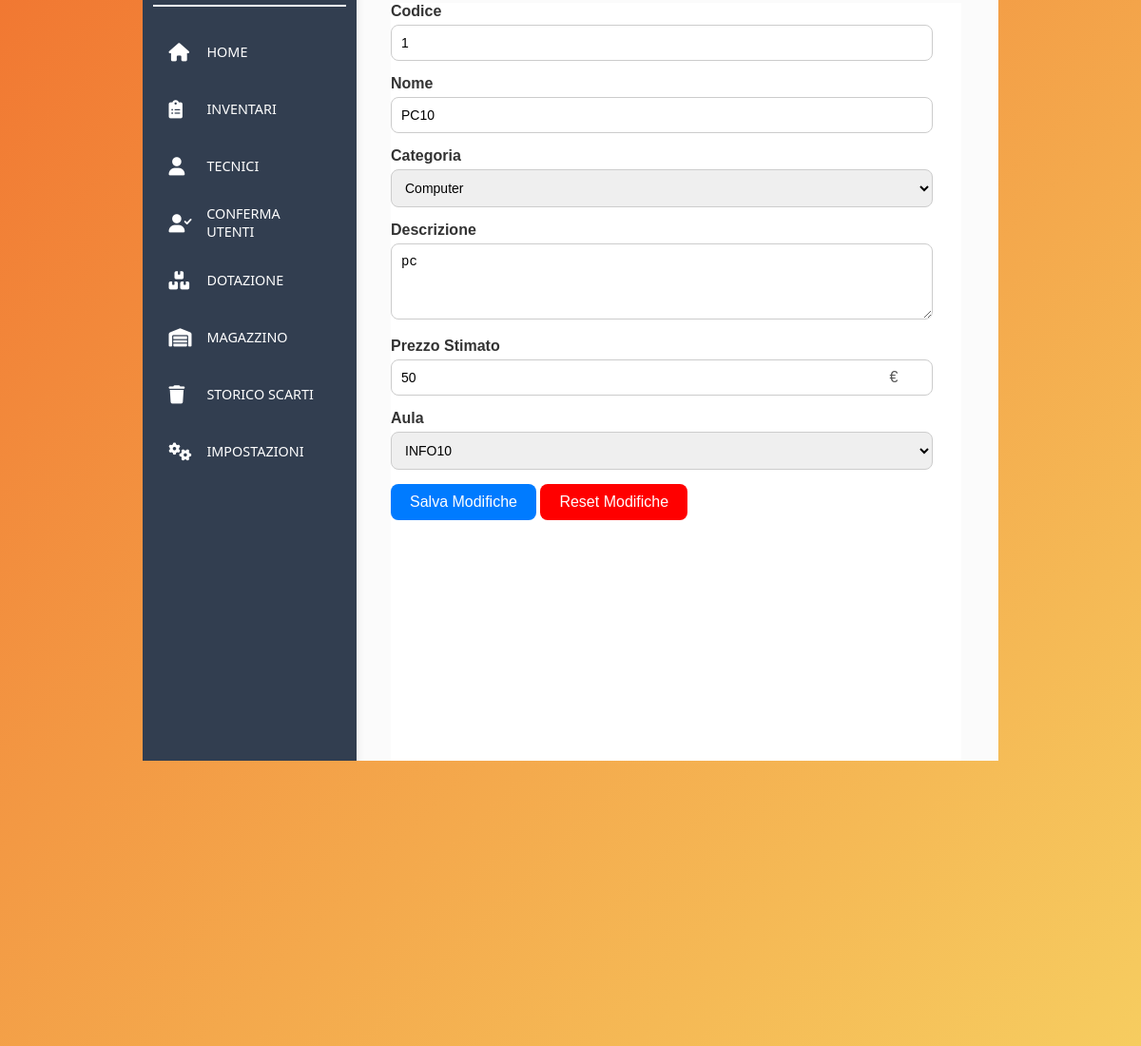
/admin_page/lista_dotazione/modifica_dotazione/modifica_dotazione.php?codice=1 (signed in), run on the app's committed database.
### tables this page shows
CREATE TABLE `dotazione` (
  `codice` varchar(50) NOT NULL,
  `nome` varchar(100) DEFAULT NULL,
  `categoria` varchar(50) DEFAULT NULL,
  `descrizione` text DEFAULT NULL,
  `stato` varchar(20) DEFAULT NULL,
  `prezzo_stimato` float(10,2) DEFAULT NULL,
  `ID_aula` varchar(20) DEFAULT NULL
);

### admin_page/lista_dotazione/modifica_dotazione/modifica_dotazione.php (the view, shortened to what this page needs)
<?php
$host = 'localhost';
$db = 'inventariosdarzo';
$user = 'root';
$pass = '';
$username = $_SESSION['username'] ?? null;
$role = $_SESSION['role'] ?? null;
$codice = $_GET['codice'] ?? null;
if (!is_null($username) && $role === "admin") {
    try {
        $conn = new PDO("mysql:host=$host;dbname=$db", $user, $pass);
        $conn->setAttribute(PDO::ATTR_ERRMODE, PDO::ERRMODE_EXCEPTION);
    } catch (PDOException $e) {
        die("Connessione fallita: " . $e->getMessage());
    }
    if ($codice !== null) {
        $stmt = $conn->prepare("SELECT * FROM dotazione WHERE codice = :codice");
        $stmt->bindParam(':codice', $codice, PDO::PARAM_STR);
        $stmt->execute();
        $dotazione = $stmt->fetch(PDO::FETCH_ASSOC);
        $stmt = $conn->prepare("SELECT ID_categoria FROM categoria");
        $stmt->execute();
        $elencoCategorie = $stmt->fetchAll(PDO::FETCH_COLUMN);
        $stmt = $conn->prepare("SELECT ID_aula FROM aula");
        $stmt->execute();
        $elencoAule = $stmt->fetchAll(PDO::FETCH_COLUMN);
    } else {
        die("Codice non fornito.");
    }
} else {
    header("Location: ../../logout/logout.php");
    exit;
}
?>
<!DOCTYPE html>
<html lang="en">
    <head>
        <link rel="stylesheet" href="..\..\..\assets\css\background.css">
        <link rel="stylesheet" href="..\..\..\assets\css\shared_style_user_admin.css">
        <link rel="stylesheet" href="..\..\..\assets\css\shared_admin_subpages.css">
        <link rel="stylesheet" href="modifica_dotazione.css">
        <link rel="stylesheet" href="https://cdnjs.cloudflare.com/ajax/libs/font-awesome/6.0.0-beta3/css/all.min.css">
    </head>
    <body>
        <div class="container">
            <div class="sidebar">
                <div class="image"><img src="..\..\..\assets\images\logo_darzo.png" width="120px"></div>
                <div class="section-container">
                    <br>
                    <a href="..\..\admin_page.php"><div class="section"><span class="section-text"><i class="fas fa-home"></i> HOME</span></div></a>
                    <a href="boh.php"><div class="section"><span class="section-text"><i class="fas fa-clipboard-list"></i> INVENTARI</span></div></a>
                    <a href="..\user_accept.php"><div class="section"><span class="section-text"><i class="fas fa-user"></i> TECNICI</span></div></a>
                    <a href="..\..\user_accept\user_accept.php"><div class="section"><span class="section-text"><i class="fas fa-user-check"></i>CONFERMA UTENTI</span></div></a>
                    <a href="..\lista_dotazione.php"><div class="section"><span class="section-text"><i class="fas fa-boxes-stacked"></i>DOTAZIONE</span></div></a>
                    <a href="bop.php"><div class="section"><span class="section-text"><i class="fas fa-warehouse"></i>MAGAZZINO</span></div></a>
                    <a href="bop.php"><div class="section"><span class="section-text"><i class="fas fa-trash"></i>STORICO SCARTI</span></div></a>
                    <a href="bop.php"><div class="section"><span class="section-text"><i class="fas fa-cogs"></i>IMPOSTAZIONI</span></div></a>
                </div>
            </div>
            <div class="content">
                <div class="form-container">
                    <form action="" method="post">
                        <div class="form-group">
                            <label for="codice">Codice</label>
                            <input type="text" name="codice" readonly value="<?php echo $dotazione['codice']?>">
                        </div>
                        <div class="form-group">
                            <label for="nome">Nome</label>
                            <input type="text" name="nome" value="<?php echo $dotazione['nome'] ?>">
                        </div>
                        <div class="form-group">
                            <label for="categoria">Categoria</label>
                            <select name="categoria">
                                <?php foreach ($elencoCategorie as $categoria): ?>
                                    <option value="<?php echo $categoria ?>" <?php if ($dotazione['categoria'] == $categoria) echo 'selected' ?>>
                                        <?php echo $categoria ?>
                                    </option>
                                <?php endforeach; ?>
                            </select>
                        </div>
                        <div class="form-group">
                            <label for="descrizione">Descrizione</label>
                            <textarea name="descrizione"><?php echo $dotazione['descrizione'] ?></textarea>
                        </div>
                        <div class="form-group">
                            <label for="prezzo">Prezzo Stimato</label>
                            <div class="input-with-euro">
                                <input type="number" name="prezzo" step="0.1" min="0" value="<?php echo floatval($dotazione['prezzo_stimato']) ?>">
                            </div>
                        </div>
                        <div class="form-group">
                            <label for="ID_aula">Aula</label>
                            <select name="aula">
                                <?php foreach ($elencoAule as $aula): ?>
                                    <option value="<?php echo $aula ?>" <?php if ($dotazione['ID_aula'] == $aula) echo 'selected' ?>>
                                        <?php echo $aula ?>
                                    </option>
                                <?php endforeach; ?>
                            </select>
                        </div>
                        <div class="form-group">
                            <input class="save" type="submit" name="salva" value="Salva Modifiche">
                            <input class="reset" type="submit" name="reset" value="Reset Modifiche">
                        </div>
                    </form>
                </div>
            </div>
        </div>
    </body>
</html>

### assets/css/background.css (style rules this page uses)
body { font-family: Arial, sans-serif; background: linear-gradient(-45deg, #f17832, #fec11a, #f7da67, #f17832); background-size: 400% 400%; animation: gradientMove 10s ease infinite; }

### assets/css/shared_style_user_admin.css (style rules this page uses)
html, body { height: 100%; margin: 0; padding: 0; overflow: hidden; display: flex; justify-content: center; align-items: center; font-family: Arial, Helvetica, sans-serif; }
.container { background-color: #fbfbfb; width: 75vw; height: 90vh; display: flex; border-radius: 20px; box-shadow: 0 0 10px rgba(0, 0, 0, 0.1); }
.sidebar { background-color: #323e50; width: 25%; min-width: 130px; height: 90vh; border-bottom-left-radius: 20px; border-top-left-radius: 20px; box-shadow: 0 0 10px rgba(0, 0, 0, 0.1); }
.image { position: relative; top: 2%; left: 5%; }
img { min-width: 30%; max-width: 60%; }
.section-container { border-top: 2px solid white; margin-top: 15px; width: 90%; height: 100%; position: relative; left: 5%; right: 5%; font-family: 'Segoe UI', Tahoma, Geneva, Verdana, sans-serif; display: block; color: #333; }
.section { position: relative; width: 100%; height: 50px; margin-bottom: 10px; }
a { text-decoration: none; }
.section-text { width: 100%; height: 100%; font-weight: 500; color: #ffffff; font-size: 0.9rem; display: flex; align-items: center; justify-content: start; padding: 0 8%; }
.content { flex-grow: 1; background-color: #fbfbfb; border-top-right-radius: 20px; border-bottom-right-radius: 20px; overflow-y: auto; margin-left: 4%; }
.section-text i { width: 30px; font-size: 1.2rem; margin-right: 10px; }

### pages/lista_dotazione/modifica_dotazione/modifica_dotazione.css (style rules this page uses)
* { box-sizing: border-box; }
.form-container { background-color: rgb(255, 255, 255); height: 80%; margin-top: 20px; max-width: 50vw; overflow: hidden; }
.form-container form { height: 100%; }
.form-group { margin-bottom: 15px; }
label { display: block; margin-bottom: 5px; font-weight: bold; color: #333; }
input[type="text"],textarea,input[type="number"] { width: 95%; padding: 10px; border: 1px solid #ccc; border-radius: 8px; font-size: 14px; resize: vertical; }
textarea { min-height: 80px; }
.form-group input[type="submit"] { color: white; padding: 10px 20px; border: none; border-radius: 8px; cursor: pointer; font-size: 16px; }
.save { background: #007bff; }
.reset { background: #ff0000; }
select { width: 95%; padding: 10px; border: 1px solid #ccc; border-radius: 8px; font-size: 14px; }
.input-with-euro { position: relative; display: inline-block; width: 100%; }
.input-with-euro::after { content: "€"; position: relative; right: 50px; top: 50%; color: #555; pointer-events: none; }

### data on the page
dotazione: codice "1", nome "PC10", categoria "Computer", descrizione "pc", prezzo "50", aula "INFO10"
